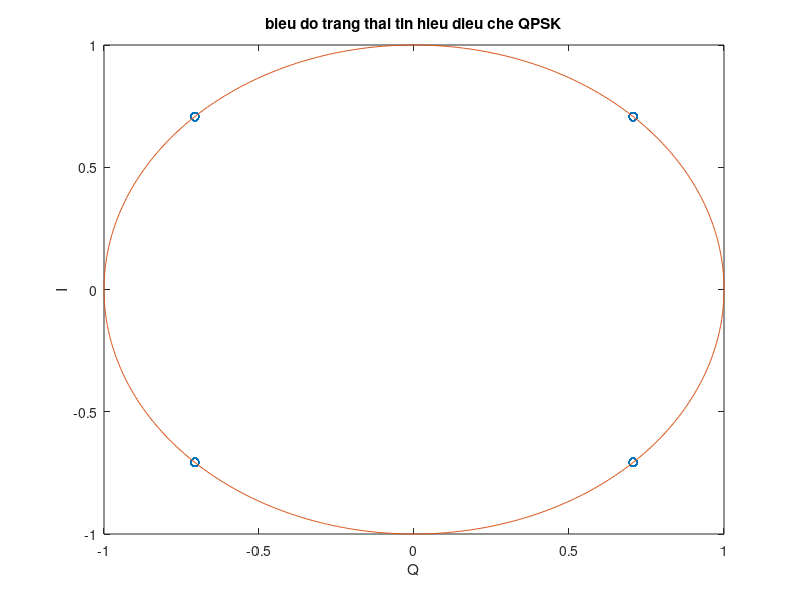

Write MATLAB code to recreate this figure.
clear;
x=round(rand(1,10000));
plot(x);
for i=1:2:length(x)
    if x(i)==0 & x(i+1)==0
       s((i+1)/2)=exp(j*pi/4);
    elseif x(i)==0 & x(i+1)==1
                s((i+1)/2)=exp(j*3*pi/4);
    elseif x(i)==1 & x(i+1)==1
                s((i+1)/2)=exp(j*5*pi/4);
    elseif x(i)==1 & x(i+1)==0
                s((i+1)/2)=exp(j*7*pi/4);
    end
end

save qpsk_signal s x;

plot(s,'o');
hold on;

t=0:0.01:2*pi;
plot(exp(j*t),'-');

xlabel('Q');
ylabel('I');
title('bieu do trang thai tin hieu dieu che QPSK');